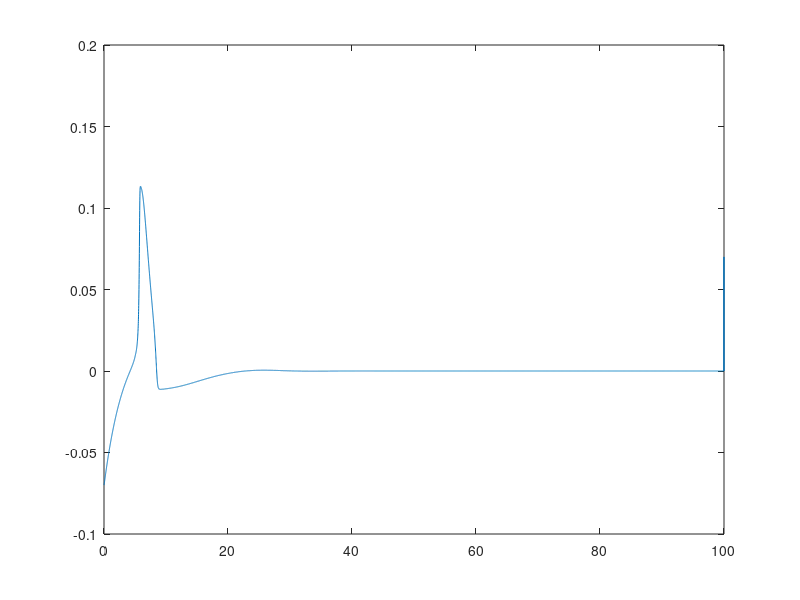

MATLAB code to generate this figure:
%%Hodgkin-Huxley

%Initialize time
frac=0.01;
t=0:frac:100;  


gK=36*10^(-3);              %Initial conductance for K
gNa=120*10^(-3);            %Initial conductance for Na
gL=0.3*10^(-3);             %Initial conductance for the leakage current
E_K=(-12*10^(-3));          %Initial potential for K channels
E_Na=115*10^(-3);           %Initial potential for Na channels
E_L=10.6*10^(-3);           %Initial potential associated with leakage
V_rest=(-70)*10^(-3);       %Resting potential
C_m=1*(10^(-6));            %Membrane capacitance
            
%%Initializing vectors!!

V=zeros([1 length(t)]);
V_m=zeros([1 length(t)]);

%Initialize the gating variables

alpha_m=zeros([1 length(t)]);
alpha_n=zeros([1 length(t)]);
alpha_h=zeros([1 length(t)]);
beta_m=zeros([1 length(t)]);
beta_n=zeros([1 length(t)]);
beta_h=zeros([1 length(t)]);

%Initialize the conductance related variables

m=zeros([1 length(t)]);
n=zeros([1 length(t)]);
h=zeros([1 length(t)]);

%Initialize the various current vectors
I_ion=zeros([1 length(t)]);


%%%%%Trying to provide stumulus
I_inj=zeros([1 length(t)]);
I_inj_1=ones([1 500]); % Specify the duration of the stimulus in terms of the no. of samples 
a=length(I_inj_1);
I_inj(10: 9+a)=((5*10^(-6))*I_inj_1);

%Provide intial conditions!

I_ion(1)=0;

V(1)=V_rest/(10^(-3));
V_m(1)=V_rest;

alpha_m(1)= 0.1*((25-V(1))/(exp((25-V(1))/10)-1));
beta_m(1)=4*(exp((-V(1))/18));
alpha_n(1)=0.01*((10-V(1))/(exp((10-V(1))/10)-1));
beta_n(1)=0.125*(exp(-V(1)/80));
alpha_h(1)=0.07*(exp(-V(1)/20));
beta_h(1)=1/(exp((30-V(1))/10)+1);

%Calculate values for the conductance related variables

m(1) = alpha_m(1)/(alpha_m(1)+beta_m(1));
n(1) = alpha_n(1)/(alpha_n(1)+beta_n(1));
h(1) = alpha_h(1)/(alpha_h(1)+beta_h(1));


    for i=2:(length(t)-1)
 
        V(i)=V_m(i-1)/(10^(-3));    %Scale the voltage to fit the equations, use the previous value of V_m
        
        %Calculate values for the gating variables
        
        alpha_m(i) = 0.1*((25-V(i))/(exp((25-V(i))/10)-1));
        beta_m(i) = 4*(exp(-V(i)/18));
        alpha_n(i) = 0.01*((10-V(i))/(exp((10-V(i))/10)-1));
        beta_n(i) = 0.125*(exp(-V(i)/(80)));
        alpha_h(i) = 0.07*(exp(-V(i)/(20)));
        beta_h(i) = 1/(exp((30-V(i))/10)+1);

        %Update the variables to the next value using Euler's method

        m(i) = m(i-1) + frac*(alpha_m(i)*(1-m(i-1))-beta_m(i)*m(i-1));
        n(i) = n(i-1) + frac*(alpha_n(i)*(1-n(i-1))-beta_n(i)*n(i-1));
        h(i) = h(i-1) + frac*(alpha_h(i)*(1-h(i-1))-beta_h(i)*h(i-1));
        
        % Currents, calculate the current values
        
        I_Na = (m(i)^3)*gNa*h(i)*(V_m(i-1)-E_Na);
        I_K = (n(i)^4)*gK*(V_m(i-1)-E_K);
        I_L = gL*(V_m(i-1)-E_L);
        
        I_ion(i)=I_inj(i)-(I_Na)-(I_K)-(I_L);

        %Update the Voltage to the next value using Euler's method

        V_m(i)=V_m(i-1)+(frac* 10^(-3)*(I_ion(i)/C_m));
        
    end
    
    V_m(i)=V_m(i)-(V_rest);         %Calculate the HH voltage
    plot(t, V_m)                    %The voltage plot
    
%     plot(t,m);                    %the Potassium conductance
%     hold on
%     plot(t,n,'r-')                %the Sodium conductance
    
